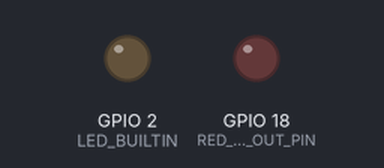
A program run on a simulated ESP32. Shown: output pins drawn as LEDs (lit = HIGH).

Above: at 0.05 s.
At 0.15 s:
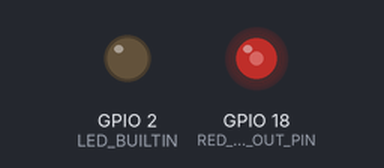
At 0.3 s:
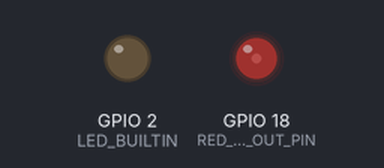
Timing chart, 0 to 3.0 s (numbered marks = the images above):
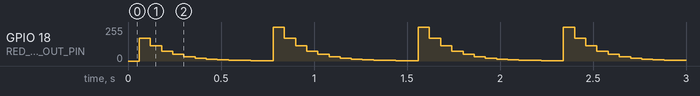

Measured:
- by itself, GPIO 18 (RED_LED_OUT_PIN): repeats every 0.78 s: 113/255 0.06 s, 75/255 0.06 s, 50/255 0.06 s, 33/255 0.06 s, 22/255 0.06 s, 14/255 0.06 s, 9/255 0.06 s, 6/255 0.06 s, 4/255 0.06 s, 2/255 0.06 s, 1/255 0.06 s, 255/255 0.06 s, 170/255 0.06 s

The program:

main.cpp
```cpp
#include <Arduino.h>
#include <esp_arduino_version.h>
/*
void setup() {
	Serial.begin(115200);
	delay(500);
	Serial.println("=== ESP32 Information ===");
	Serial.print("Chip: ");
	Serial.println(ESP.getChipModel());
	Serial.print("CPU cores: ");
	Serial.println(ESP.getChipCores());
	Serial.print("CPU frequency: ");
	Serial.print(ESP.getCpuFreqMHz());
	Serial.println(" MHz");
	Serial.print("Flash size: ");
	Serial.print(ESP.getFlashChipSize() / (1024 * 1024));
	Serial.println(" MB");
	Serial.print("Free heap: ");
	Serial.print(ESP.getFreeHeap());
	Serial.println(" bytes");
	Serial.printf("Arduino-ESP32: %d.%d.%d\n",
					ESP_ARDUINO_VERSION_MAJOR,
					ESP_ARDUINO_VERSION_MINOR,
					ESP_ARDUINO_VERSION_PATCH);
	Serial.print("ESP-IDF: ");
	Serial.println(ESP.getSdkVersion());
}

void loop() {
	Serial.print("Uptime: ");
	Serial.print(millis());
	Serial.println(" ms");
	delay(1000);
}*/

#ifndef LED_BUILTIN
#define LED_BUILTIN 2
#endif
#ifndef RED_LED_OUT_PIN
#define RED_LED_OUT_PIN 18
#endif
void setup() {
	pinMode(RED_LED_OUT_PIN, OUTPUT);
  pinMode(LED_BUILTIN, OUTPUT);
}
int led_out_value = 255;
int milis_for_fade_out = 0;
void loop() {
	// analogWrite(RED_LED_OUT_PIN, 0);
	// delay(400);
	// analogWrite(RED_LED_OUT_PIN, 10);
	// delay(400);
	// analogWrite(RED_LED_OUT_PIN, 64);
	// delay(400);
	// analogWrite(RED_LED_OUT_PIN, 128);
	// delay(400);
	// analogWrite(RED_LED_OUT_PIN, 192);
	// delay(400);
	// analogWrite(RED_LED_OUT_PIN, 255);
	// delay(400);
  int curr_milis = millis();
  if (curr_milis - 60 >= milis_for_fade_out){
    milis_for_fade_out = curr_milis;
    led_out_value /= 1.5;
    if (led_out_value <= 0 || led_out_value >= 255){
      led_out_value = 255;
    }
    analogWrite(RED_LED_OUT_PIN, led_out_value);
  }
}
```
